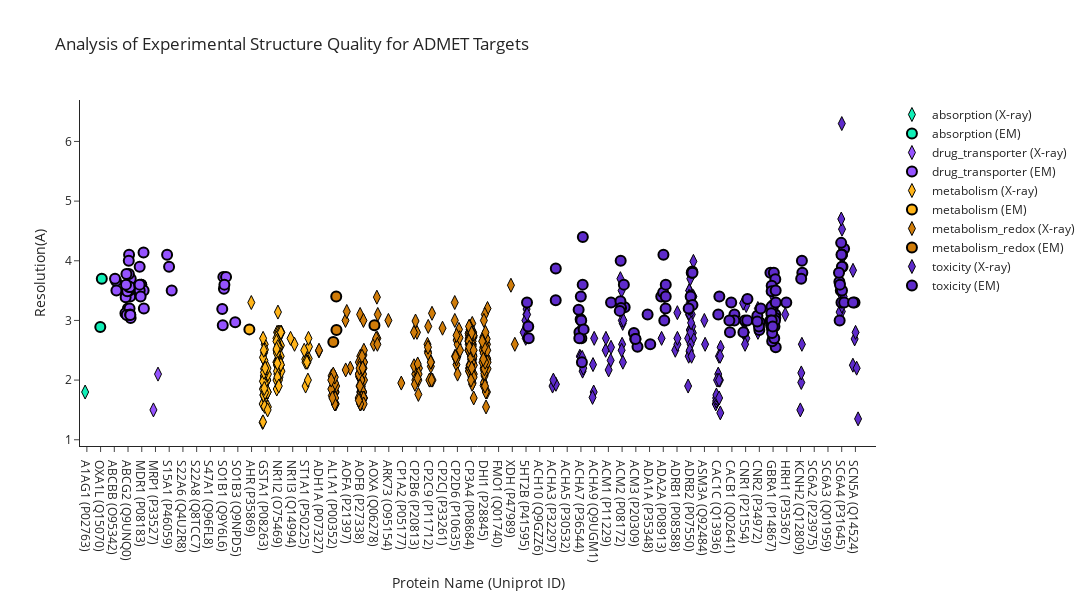

The notebook cell this image was saved under:
### Code cell
import plotly.graph_objects as go
import numpy as np
# Create traces for each unique value in 'Method'
traces = []

for category in category_list:
    for method in df['Method'].unique():
        df_subset = df[(df['Method'] == method) & (df['Category'] == category)]
        
        # marker_size = df_subset["Average Sequence Coverage"].apply(lambda x: x * 16 if not np.isnan(x) else 10)
        
        # Add random jitter to the x-axis values
        if method == 'AlphaFold':
            x_values = [protein_name_mapping[name] for name in df_subset['Protein Name']]
        else:
            jitter = np.random.uniform(low=-jitter_amount, high=jitter_amount, size=len(df_subset))
            x_values = [protein_name_mapping[name] + jitter[i] for i, name in enumerate(df_subset['Protein Name'])]
        trace = go.Scatter(
            x=x_values,
            y=df_subset['Resolution (A)'],
            mode='markers',
            name=f"{category} ({method})",
            marker=dict(size=10, color=colors[category], symbol=symbols[method], line_width=2 if method=="EM" else 1, line_color='black'),
            showlegend=False if method == 'AlphaFold' else True,
            opacity=0 if method == 'AlphaFold' else 1,
        )
        traces.append(trace)

# Create layout
layout = go.Layout(
    title="Analysis of Experimental Structure Quality for ADMET Targets",
    xaxis=dict(title='Protein Name (Uniprot ID)',
               range=[-0.5, len(protein_name_mapping) + 0.5],
               tickvals=list(protein_name_mapping.values()), 
               ticktext=protein_names),
    yaxis=dict(title='Resolution(A)'),
    template='simple_white',
    width=1600,
    height=600
)

# Create figure
fig = go.Figure(data=traces, layout=layout)

# Show plot
fig.show()

### Figure 1 — Plotly figure (JSON) as saved in the notebook; plotly's stock layout.template omitted (floating-point values rounded to 4 significant figures; data arrays with more than 128 entries replaced by an {"elided": "..."} marker saying what was removed)
{"data": [{"marker": {"color": "#11efb7", "line": {"color": "black", "width": 1}, "size": 10, "symbol": "diamond-tall"}, "mode": "markers", "name": "absorption (X-ray)", "opacity": 1, "showlegend": true, "x": [-0.1262], "y": [1.8], "type": "scatter"}, {"marker": {"color": "#11efb7", "line": {"color": "black", "width": 1}, "size": 10, "symbol": "circle-open"}, "mode": "markers", "name": "absorption (AlphaFold)", "opacity": 0, "showlegend": false, "x": [0, 1], "y": [2.0, 2.0], "type": "scatter"}, {"marker": {"color": "#11efb7", "line": {"color": "black", "width": 2}, "size": 10, "symbol": "circle"}, "mode": "markers", "name": "absorption (EM)", "opacity": 1, "showlegend": true, "x": [0.9777, 1.088], "y": [2.89, 3.7], "type": "scatter"}, {"marker": {"color": "#9553ff", "line": {"color": "black", "width": 1}, "size": 10, "symbol": "diamond-tall"}, "mode": "markers", "name": "drug_transporter (X-ray)", "opacity": 1, "showlegend": true, "x": [4.851, 5.184], "y": [1.5, 2.1], "type": "scatter"}, {"marker": {"color": "#9553ff", "line": {"color": "black", "width": 1}, "size": 10, "symbol": "circle-open"}, "mode": "markers", "name": "drug_transporter (AlphaFold)", "opacity": 0, "showlegend": false, "x": [2, 3, 4, 5, 6, 7, 8, 9, 10, 11], "y": [2.0, 2.0, 2.0, 2.0, 2.0, 2.0, 2.0, 2.0, 2.0, 2.0], "type": "scatter"}, {"marker": {"color": "#9553ff", "line": {"color": "black", "width": 2}, "size": 10, "symbol": "circle"}, "mode": "markers", "name": "drug_transporter (EM)", "opacity": 1, "showlegend": true, "x": [2.125, 2.052, 2.154, 3.086, 3.188, 3.132, 2.866, 2.992, 3.158, 3.198, 2.826, 2.809, 3.077, 3.109, 2.977, 3.054, 3.099, 2.991, 2.942, 3.065, 2.906, 3.136, 2.851, 3.16, 3.061, 2.882, 3.163, 3.822, 4.13, 3.962, 3.848, 4.154, 3.964, 4.136, 3.849, 3.918, 3.842, 6.182, 5.991, 5.847, 9.865, 9.945, 9.902, 9.987, 10.14, 10.02, 10.81], "y": [3.66, 3.7, 3.5, 3.1, 3.04, 3.1, 3.4, 3.2, 3.4, 3.7, 3.39, 3.12, 4.1, 3.2, 3.58, 4.0, 3.5, 3.51, 3.49, 3.56, 3.09, 3.56, 3.6, 3.1, 3.78, 3.78, 3.09, 3.58, 4.14, 3.6, 3.9, 3.2, 3.6, 3.5, 3.5, 3.4, 3.6, 3.5, 3.9, 4.1, 3.19, 3.73, 2.92, 3.53, 3.73, 3.6, 2.97], "type": "scatter"}, {"marker": {"color": "#ffb418", "line": {"color": "black", "width": 1}, "size": 10, "symbol": "diamond-tall"}, "mode": "markers", "name": "metabolism (X-ray)", "opacity": 1, "showlegend": true, "x": [11.98, 12.94, 12.81, 13.19, 12.95, 12.96, 12.81, 12.92, 12.91, 12.95, 13.0, 12.97, 12.91, 12.9, 12.91, 13.14, 12.96, 13.17, 13.17, 12.83, 12.92, 13.14, 13.19, 12.87, 13.07, 12.89, 12.83, 12.97, 13.18, 12.98, 12.83, 12.83, 13.16, 12.87, 12.91, 12.84, 12.99, 12.99, 12.93, 12.89, 13.93, 13.81, 13.88, 13.83, 13.86, 13.87, 14.04, 14.02, 14.02, 13.85, 13.98, 14.01, 14.16, 13.86, 13.92, 14.0, 14.12, 14.14, 14.12, 13.89, 13.89, 13.86, 13.98, 14.01, 13.95, 14.18, 13.89, 14.0, 13.91, 14.16, 13.97, 13.82, 13.88, 13.94, 14.06, 14.0, 13.98, 14.07, 13.81, 13.84, 14.08, 13.85, 14.1, 14.14, 14.13, 14.0, 13.89, 13.81, 13.98, 13.85, 13.88, 13.91, 13.82, 15.13, 14.84, 16.17, 16.18, 16.01, 16.07, 16.15, 15.91, 15.84, 15.94, 15.93, 16.03, 16.11], "y": [3.3, 2.33, 1.6, 1.55, 1.7, 2.0, 1.29, 2.46, 2.03, 1.56, 2.1, 1.93, 2.19, 1.87, 1.88, 2.0, 2.6, 1.5, 1.8, 1.3, 1.86, 2.0, 2.1, 1.75, 1.8, 2.07, 1.85, 1.95, 1.8, 2.51, 2.38, 1.98, 2.2, 1.75, 2.13, 2.7, 1.79, 2.2, 1.86, 2.5, 2.15, 2.3, 2.0, 2.5, 2.26, 2.48, 2.05, 2.2, 2.1, 2.25, 2.76, 2.2, 2.8, 2.8, 3.14, 2.0, 2.25, 2.58, 2.4, 2.25, 2.3, 2.3, 2.37, 2.55, 2.7, 2.15, 2.0, 2.8, 2.67, 2.8, 2.8, 2.0, 2.1, 2.8, 2.8, 2.22, 2.27, 2.3, 2.7, 1.85, 2.27, 2.15, 2.25, 2.8, 2.26, 2.55, 2.05, 2.65, 1.9, 2.45, 2.28, 2.56, 2.52, 2.6, 2.7, 2.36, 2.56, 2.36, 2.3, 2.7, 2.35, 2.5, 1.9, 2.3, 2.3, 2.0], "type": "scatter"}, {"marker": {"color": "#ffb418", "line": {"color": "black", "width": 1}, "size": 10, "symbol": "circle-open"}, "mode": "markers", "name": "metabolism (AlphaFold)", "opacity": 0, "showlegend": false, "x": [12, 13, 14, 15, 16], "y": [2.0, 2.0, 2.0, 2.0, 2.0], "type": "scatter"}, {"marker": {"color": "#ffb418", "line": {"color": "black", "width": 2}, "size": 10, "symbol": "circle"}, "mode": "markers", "name": "metabolism (EM)", "opacity": 1, "showlegend": true, "x": [11.84], "y": [2.85], "type": "scatter"}, {"marker": {"color": "#d07c09", "line": {"color": "black", "width": 1}, "size": 10, "symbol": "diamond-tall"}, "mode": "markers", "name": "metabolism_redox (X-ray)", "opacity": 1, "showlegend": true, "x": {"elided": "244 float values"}, "y": {"elided": "244 float values"}, "type": "scatter"}, {"marker": {"color": "#d07c09", "line": {"color": "black", "width": 1}, "size": 10, "symbol": "circle-open"}, "mode": "markers", "name": "metabolism_redox (AlphaFold)", "opacity": 0, "showlegend": false, "x": [17, 18, 19, 20, 21, 22, 23, 24, 25, 26, 27, 28, 29, 30, 31], "y": [2.0, 2.0, 2.0, 2.0, 2.0, 2.0, 2.0, 2.0, 2.0, 2.0, 2.0, 2.0, 2.0, 2.0, 2.0], "type": "scatter"}, {"marker": {"color": "#d07c09", "line": {"color": "black", "width": 2}, "size": 10, "symbol": "circle"}, "mode": "markers", "name": "metabolism_redox (EM)", "opacity": 1, "showlegend": true, "x": [17.96, 18.17, 18.19, 20.95], "y": [2.64, 3.4, 2.84, 2.92], "type": "scatter"}, {"marker": {"color": "#5e2bcb", "line": {"color": "black", "width": 1}, "size": 10, "symbol": "diamond-tall"}, "mode": "markers", "name": "toxicity (X-ray)", "opacity": 1, "showlegend": true, "x": [32.04, 32.15, 32.03, 32.08, 31.95, 31.83, 31.98, 32.08, 33.93, 34.18, 33.99, 36.12, 35.93, 35.92, 36.17, 35.97, 36.09, 36.93, 36.85, 36.97, 36.88, 38.17, 37.8, 38.02, 38.19, 37.82, 38.97, 38.88, 39.06, 39.04, 38.98, 39.0, 38.96, 39.1, 42.09, 41.88, 43.03, 42.87, 43.03, 43.03, 43.81, 43.82, 43.99, 43.89, 44.18, 43.92, 43.93, 43.85, 43.87, 44.2, 44.11, 44.19, 43.93, 43.96, 43.86, 43.9, 43.89, 43.85, 44.15, 44.07, 43.81, 44.07, 44.04, 44.17, 44.0, 43.93, 44.06, 44.11, 43.88, 44.0, 43.93, 43.99, 44.03, 43.97, 43.88, 43.88, 44.99, 45.05, 46.07, 46.12, 46.16, 45.82, 46.0, 46.18, 45.89, 45.92, 46.06, 46.14, 45.86, 45.85, 45.87, 46.07, 46.06, 47.9, 48.01, 48.05, 47.84, 48.04, 47.96, 47.82, 48.9, 48.89, 49.9, 49.82, 50.89, 51.99, 52.06, 52.06, 52.1, 55.14, 54.99, 54.84, 55.01, 54.85, 55.06, 55.02, 54.94, 55.02, 55.06, 55.01, 54.97, 55.94, 55.82, 56.01, 55.83, 56.19, 56.09], "y": [3.19, 2.92, 3.1, 2.9, 3.0, 2.8, 2.7, 3.1, 1.9, 1.93, 2.0, 2.15, 2.85, 2.4, 2.2, 2.38, 2.38, 1.8, 1.71, 2.7, 2.26, 2.33, 2.5, 2.17, 2.55, 2.7, 3.5, 3.7, 2.3, 2.95, 3.0, 2.6, 2.5, 3.0, 3.2, 2.7, 3.13, 2.5, 2.6, 2.7, 3.2, 2.7, 3.2, 3.2, 3.8, 2.48, 3.3, 2.4, 3.1, 3.99, 2.8, 3.4, 2.84, 2.84, 3.16, 3.5, 3.5, 3.2, 2.79, 3.1, 1.9, 3.4, 3.4, 2.7, 2.6, 2.5, 2.4, 2.9, 3.4, 2.8, 3.1, 3.2, 2.96, 3.7, 3.2, 3.4, 3.0, 2.6, 2.0, 2.0, 1.45, 1.6, 2.1, 2.55, 1.65, 2.0, 2.4, 2.4, 1.65, 1.7, 1.75, 1.7, 2.0, 2.95, 2.8, 2.7, 2.8, 3.25, 2.6, 3.29, 2.8, 3.2, 3.45, 3.2, 3.1, 1.5, 1.96, 2.12, 2.6, 3.4, 3.62, 3.49, 3.15, 3.14, 3.53, 4.53, 3.8, 3.24, 4.05, 6.3, 4.7, 2.69, 2.25, 2.8, 3.84, 1.35, 2.2], "type": "scatter"}, {"marker": {"color": "#5e2bcb", "line": {"color": "black", "width": 1}, "size": 10, "symbol": "circle-open"}, "mode": "markers", "name": "toxicity (AlphaFold)", "opacity": 0, "showlegend": false, "x": [32, 33, 34, 35, 36, 37, 38, 39, 40, 41, 42, 43, 44, 45, 46, 47, 48, 49, 50, 51, 52, 53, 54, 55, 56], "y": [2.0, 2.0, 2.0, 2.0, 2.0, 2.0, 2.0, 2.0, 2.0, 2.0, 2.0, 2.0, 2.0, 2.0, 2.0, 2.0, 2.0, 2.0, 2.0, 2.0, 2.0, 2.0, 2.0, 2.0, 2.0], "type": "scatter"}, {"marker": {"color": "#5e2bcb", "line": {"color": "black", "width": 2}, "size": 10, "symbol": "circle"}, "mode": "markers", "name": "toxicity (EM)", "opacity": 1, "showlegend": true, "x": [32.16, 32.07, 32.2, 34.16, 34.17, 36.07, 35.99, 35.98, 36.14, 35.89, 36.03, 36.13, 36.02, 36.2, 35.83, 35.88, 38.19, 39.19, 38.88, 39.13, 38.92, 38.9, 38.83, 39.86, 39.96, 40.12, 39.98, 40.86, 41.05, 41.85, 42.07, 42.17, 42.01, 41.99, 42.18, 42.18, 44.0, 44.07, 44.13, 44.11, 43.85, 44.13, 46.09, 46.01, 46.86, 47.18, 46.95, 47.18, 46.82, 47.94, 47.84, 48.13, 48.12, 49.02, 49.0, 48.85, 48.97, 48.85, 49.1, 49.81, 50.06, 50.16, 50.05, 50.16, 50.01, 49.9, 49.96, 50.19, 49.9, 50.19, 49.85, 49.88, 50.19, 50.16, 49.92, 50.0, 49.86, 49.94, 50.1, 49.87, 49.8, 50.14, 50.09, 49.9, 49.93, 49.98, 50.96, 52.1, 52.13, 52.05, 54.93, 54.83, 55.18, 54.85, 54.98, 55.06, 55.01, 55.02, 55.02, 54.8, 55.01, 55.18, 54.88, 54.98, 54.96, 55.94, 55.83], "y": [2.9, 3.3, 2.7, 3.34, 3.87, 2.3, 3.4, 3.02, 4.4, 2.8, 2.7, 3.6, 3.0, 2.85, 3.18, 2.7, 3.3, 3.22, 3.32, 3.6, 3.21, 4.0, 3.16, 2.79, 2.69, 2.56, 2.69, 3.1, 2.6, 3.4, 3.0, 3.2, 4.1, 3.47, 3.4, 3.6, 3.4, 3.8, 3.26, 3.82, 3.2, 3.8, 3.4, 3.1, 2.8, 3.1, 3.3, 3.0, 3.0, 3.0, 2.8, 3.36, 3.0, 2.97, 2.84, 3.08, 2.9, 2.98, 3.2, 3.8, 3.8, 3.1, 3.04, 3.69, 3.26, 3.58, 3.2, 2.55, 3.49, 3.5, 2.92, 3.23, 3.3, 3.04, 2.86, 2.71, 2.98, 2.65, 2.9, 3.12, 3.0, 3.0, 2.7, 3.0, 2.79, 2.9, 3.3, 4.0, 3.8, 3.7, 3.5, 3.65, 4.2, 3.0, 3.3, 3.9, 3.9, 3.5, 4.1, 3.8, 4.1, 3.3, 3.6, 4.1, 4.3, 3.3, 3.3], "type": "scatter"}], "layout": {"height": 600, "title": {"text": "Analysis of Experimental Structure Quality for ADMET Targets"}, "width": 1600, "xaxis": {"range": [-0.5, 57.5], "ticktext": ["A1AG1 (P02763)", "OXA1L (Q15070)", "ABCBB (O95342)", "ABCG2 (Q9UNQ0)", "MDR1 (P08183)", "MRP1 (P33527)", "S15A1 (P46059)", "S22A6 (Q4U2R8)", "S22A8 (Q8TCC7)", "S47A1 (Q96FL8)", "SO1B1 (Q9Y6L6)", "SO1B3 (Q9NPD5)", "AHR (P35869)", "GSTA1 (P08263)", "NR1I2 (O75469)", "NR1I3 (Q14994)", "ST1A1 (P50225)", "ADH1A (P07327)", "AL1A1 (P00352)", "AOFA (P21397)", "AOFB (P27338)", "AOXA (Q06278)", "ARK73 (O95154)", "CP1A2 (P05177)", "CP2B6 (P20813)", "CP2C9 (P11712)", "CP2CJ (P33261)", "CP2D6 (P10635)", "CP3A4 (P08684)", "DHI1 (P28845)", "FMO1 (Q01740)", "XDH (P47989)", "5HT2B (P41595)", "ACH10 (Q9GZZ6)", "ACHA3 (P32297)", "ACHA5 (P30532)", "ACHA7 (P36544)", "ACHA9 (Q9UGM1)", "ACM1 (P11229)", "ACM2 (P08172)", "ACM3 (P20309)", "ADA1A (P35348)", "ADA2A (P08913)", "ADRB1 (P08588)", "ADRB2 (P07550)", "ASM3A (Q92484)", "CAC1C (Q13936)", "CACB1 (Q02641)", "CNR1 (P21554)", "CNR2 (P34972)", "GBRA1 (P14867)", "HRH1 (P35367)", "KCNH2 (Q12809)", "SC6A2 (P23975)", "SC6A3 (Q01959)", "SC6A4 (P31645)", "SCN5A (Q14524)"], "tickvals": [0, 1, 2, 3, 4, 5, 6, 7, 8, 9, 10, 11, 12, 13, 14, 15, 16, 17, 18, 19, 20, 21, 22, 23, 24, 25, 26, 27, 28, 29, 30, 31, 32, 33, 34, 35, 36, 37, 38, 39, 40, 41, 42, 43, 44, 45, 46, 47, 48, 49, 50, 51, 52, 53, 54, 55, 56], "title": {"text": "Protein Name (Uniprot ID)"}}, "yaxis": {"title": {"text": "Resolution(A)"}}}}
